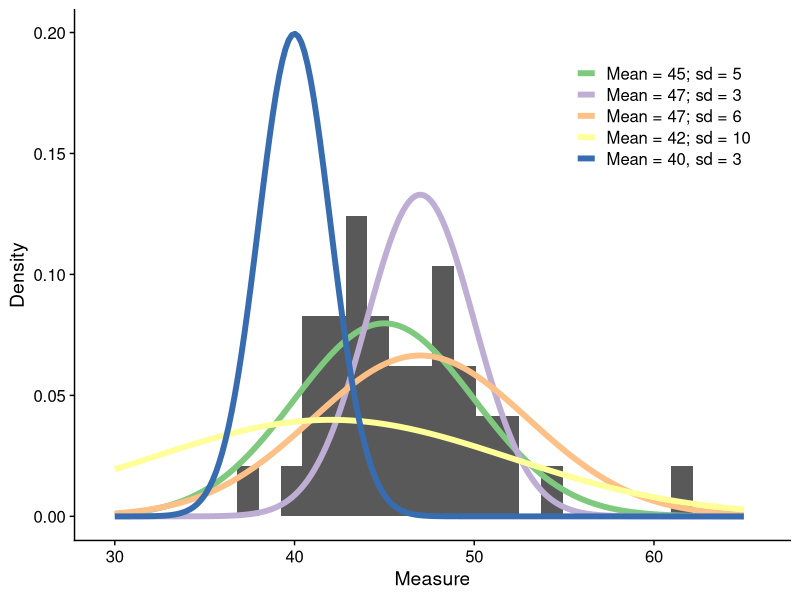

This figure's R source:
## ---- chunk 1
#| label: setup
#| echo: false
#| warning: false
#| message: false

library(tidyverse)
library(cowplot)
ggplot2::theme_set(theme_cowplot())
## ---- chunk 2
set.seed(34279)
D <- tibble(x = rnorm(40, 47, 5))

Probs <- tibble(
  Pred = c("Mean = 45; sd = 5",
           "Mean = 47; sd = 3",
           "Mean = 47; sd = 6",
           "Mean = 42; sd = 10",
           "Mean = 40, sd = 3"),
  Mean = c(45, 47, 47, 42, 40),
  SD = c(5, 3, 6, 10, 2)
) |> 
  mutate(Pred = fct_inorder(Pred))


Dens <- map_dfr(
  .x = 1:nrow(Probs),
  .f = function(ii, Probs){
    tibble(Label = Probs$Pred[ii],
           x = seq(30, 65, length.out = 200),
           y = dnorm(x, mean = Probs$Mean[ii], sd = Probs$SD[ii]))
  },
  Probs = Probs)

ggplot(D, aes(x)) +
  geom_histogram(aes(y = after_stat(density)), bins = 30) +
  geom_line(data = Dens,
            aes(x, y, color = Label),
            linewidth = 2) +
  scale_color_brewer(type = "qual", name = NULL) +
  labs(x = "Measure", y = "Density") +
  theme(legend.position = c(0.7, 0.8))
## ---- chunk 3
#| echo: true
mean(D$x)
sd(D$x)
## ---- chunk 4
#| echo: true
d_norm <- function(Theta, x, log_scale = TRUE) {
  mu <- Theta[1]
  sigma <- Theta[2]

  p <- 1 / (sigma * sqrt(2 * pi)) * 
    exp(-1 / 2 * ((x - mu) / sigma) ^ 2)
  
  if (log_scale) p <- log(p)
  
  return(p)
}
## ---- chunk 5
#| echo: true
d_norm(Theta = c(0, 1), x = 1)
d_norm(Theta = c(0, 1), x = -1:2)
d_norm(Theta = c(0, 1), x = 10, log_scale = FALSE)
d_norm(Theta = c(0, 1), x = 10, log_scale = TRUE)
## ---- chunk 6
#| echo: true

Log_Lik <- function(Theta, x) {
  sum(d_norm(Theta, x))
}
## ---- chunk 7
#| echo: true
#| output-location: slide
optim(c(40, 1), # Start at 40, 1
      Log_Lik,
      x = D$x,
      control = list(fnscale = -1,      # Maximize
                     reltol = 10^-100)) # Stopping point

mean(D$x)
sd(D$x)
## ---- chunk 8
#| echo: true
fm <- glm(D$x ~ 1, family = "gaussian")
## ---- chunk 9
#| echo: true
summary(fm)
logLik(fm)
